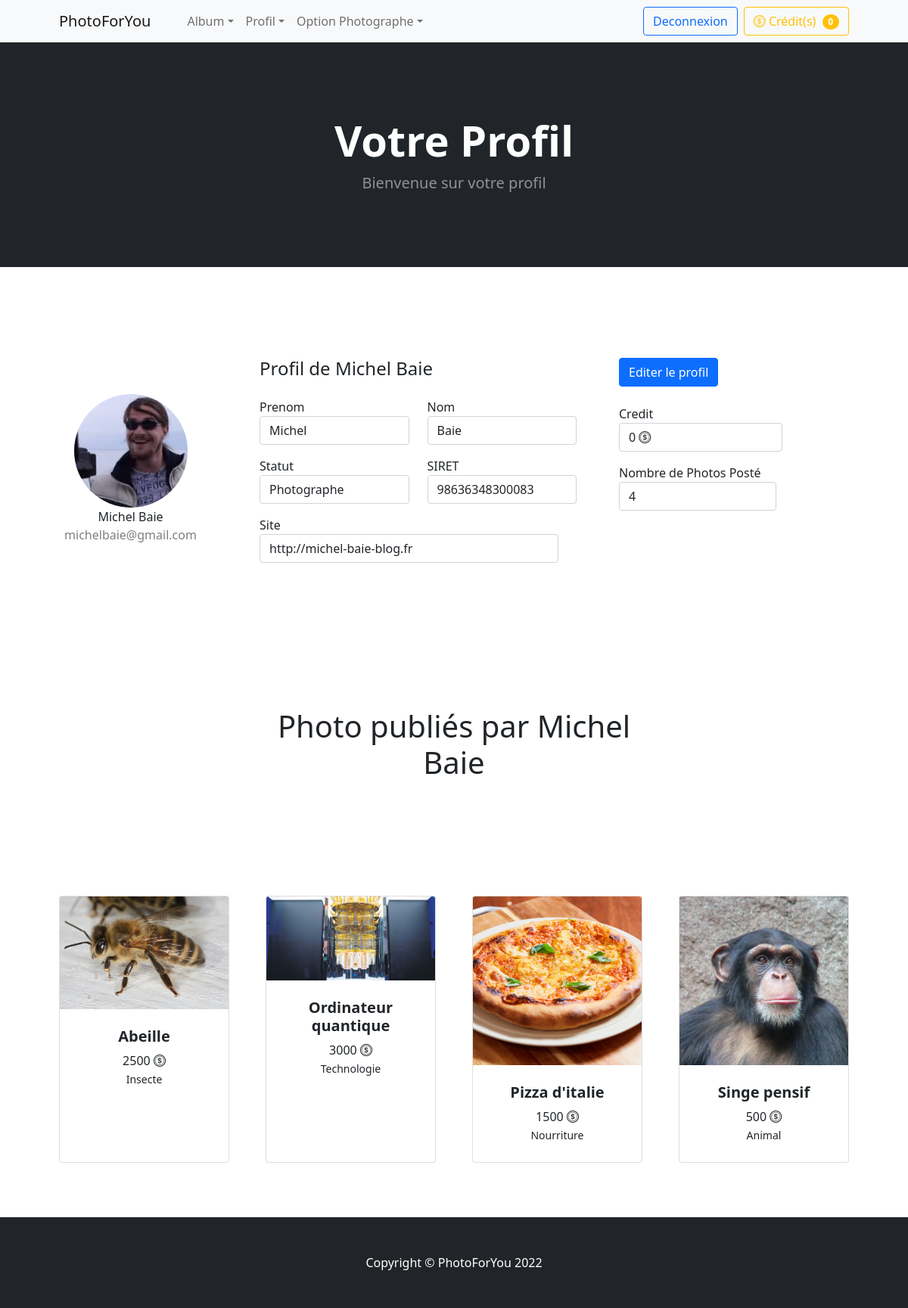
/voirProfil.php (signed in), run on the app's committed database.
### tables this page shows
CREATE TABLE IF NOT EXISTS `menu` (
  `idMenu` int NOT NULL,
  `nomMenu` varchar(45) DEFAULT NULL,
  `URL` varchar(100) DEFAULT NULL,
  `Habilitation` varchar(10) DEFAULT NULL,
  PRIMARY KEY (`idMenu`)
);

CREATE TABLE IF NOT EXISTS `photo` (
  `idPhoto` int NOT NULL AUTO_INCREMENT,
  `libellePhoto` varchar(45) NOT NULL,
  `photoLargeur` int NOT NULL,
  `photoLongueur` int NOT NULL,
  `nomImage` varchar(45) NOT NULL,
  `prix` int NOT NULL,
  `active` int NOT NULL DEFAULT '0',
  `datePub` datetime NOT NULL,
  `poids` float NOT NULL,
  `idUser` int NOT NULL,
  `idTags` int NOT NULL,
  PRIMARY KEY (`idPhoto`),
  KEY `idUser_idx` (`idUser`),
  KEY `idTags_idx` (`idTags`)
);

CREATE TABLE IF NOT EXISTS `tags` (
  `idTags` int NOT NULL AUTO_INCREMENT,
  `libelleTags` varchar(45) NOT NULL,
  `active` int NOT NULL,
  `idUser` int NOT NULL,
  PRIMARY KEY (`idTags`),
  KEY `iduser_idx` (`idUser`)
);

### voirProfil.php (the view, shortened to what this page needs)
<?php
    include('include/entete.inc.php');
    switch($_SESSION['type']) {
        case "photographe":  $categorie = "Photographe"; break;
    }
    $photo = $db->query('SELECT * FROM photo, users, tags WHERE users.idUser = photo.idUser AND tags.idTags = photo.idTags AND tags.active = 1 AND idPhoto NOT IN (SELECT idPhoto FROM acheter) AND photo.idUser="'.$_SESSION['id'].'" ORDER BY idPhoto DESC');
    $nombrephoto = $db->query('SELECT nombre_photo('.$_SESSION['id'].')');
    $nbr = $nombrephoto->fetch();
?>
<header class="bg-dark py-5">
    <div class="container px-4 px-lg-5 my-5">
        <div class="text-center text-white">
            <h1 class="display-4 fw-bolder">Votre Profil</h1>
            <p class="lead fw-normal text-white-50 mb-0">Bienvenue sur votre profil</p>
        </div>
    </div>
</header>
<br>
<div class="container rounded bg-white mt-5 mb-5">
    <div class="row">
        <div class="col-md-3 border-right">
            <div class="d-flex flex-column align-items-center text-center p-3 py-5">
                <?php echo "<img class='rounded-circle mt-5' width='150px' src='images/profil/".$_SESSION["photoUser"]."'>
                    <span class='font-weight-bold'>".htmlentities($_SESSION['prenom'])."\t".$_SESSION['nom']."</span>
                    <span class='text-black-50'>".htmlentities($_SESSION['email'])."</span>";
                ?>
            </div>
        </div>
        <div class="col-md-5 border-right">
            <div class="p-3 py-5">
                <div class="d-flex justify-content-between align-items-center mb-3">
                    <?php echo "<h4 class='text-right'>Profil de"."\t".$_SESSION['prenom']."\t".$_SESSION['nom']."</h4>"?>
                </div>
                <div class="row mt-2">
                    <div class="col-md-6"><label class="labels">Prenom</label><?php echo"<span class='form-control font-weight-bold'>"."\t".$_SESSION['prenom']."</span>";?></div>
                    <div class="col-md-6"><label class="labels">Nom</label><?php echo"<span class='form-control font-weight-bold'>"."\t".$_SESSION['nom']."</span>";?></div>
                </div>
                <div class="row mt-3">
                    <div class="col-md-6"><label class="labels">Statut</label><?php echo"<span class='form-control font-weight-bold'>"."\t".htmlentities($categorie)."</span>";?></div>
                    <?php
                        if($_SESSION['type']=="client") {
                            echo "<div class='col-md-6'><label class='labels'>Date de Naissance</label><span class='form-control font-weight-bold'>"."\t".htmlentities($_SESSION['dateNaiss'])."</span></div>";
                        } else if($_SESSION['type']=="photographe") {
                            echo "<div class='col-md-6'><label class='labels'>SIRET</label><span class='form-control font-weight-bold'>"."\t".htmlentities($_SESSION['siret'])."</span></div>";
                            if($_SESSION['siteUser']!='') {
                                echo "<div class='row mt-3'><div class='col-md-12'><label class='labels'>Site</label><span class='form-control font-weight-bold'>"."\t".htmlentities($_SESSION['siteUser'])."</span></div></div>";
                            }
                        }
                    ?>
                    </div>
                    </div>
                </div>
                <div class="col-md-4">
                    <div class="p-3 py-5">
                        <div class="d-flex justify-content-between align-items-center experience"><a class="btn btn-primary" href="editerProfil.php" role="button">Editer le profil</a></div><br>
                        <?php
                            if($_SESSION['type']!="admin") {
                                echo '<div class="col-md-8"><label class="labels">Credit</label><span class="form-control font-weight-bold">'.htmlentities($_SESSION['credit']).' <i class="bi bi-coin"></i></span></div>';
                            }
                            if($_SESSION['type']=="photographe") {
                                echo "<div class='row mt-3'><div class='col-md-8'><label class='label'>Nombre de Photos Posté</label><span class='form-control font-weight-bold'>".$nbr[0]."</span></div> </div></div>";
                            }
                        ?>
                    </div>
                </div>
            </div>
<?php
    if($_SESSION['type']=="photographe") {
?>
<section class="py-5 text-center container">
    <div class="row py-lg-5">
        <div class="col-lg-6 col-md-8 mx-auto">
            <h1 class="fw-light">Photo publiés par <?php echo $_SESSION['prenom']."\t".$_SESSION['nom']?></h1>
        </div>
    </div>
</section>
<div class='container px-4 px-lg-5 mt-5'>
    <div class='row gx-4 gx-lg-5 row-cols-2 row-cols-md-3 row-cols-xl-4 justify-content-center'>
    <?php
        foreach ($photo as $value) {
            echo"
            <div class='col mb-5'>
                <div class='card h-100'>
                <img class='card-img-top' src='images/photos/".htmlentities($value['nomImage'])."' alt='...'/>
                    <div class='card-body p-4'>
                        <div class='text-center'>
                            <h5 class='fw-bolder'>".$value["libellePhoto"]."</h5>
                            ".$value["prix"]." <i class='bi bi-coin'></i>
                            <br>
                            <small>".$value["libelleTags"]."</small>
                            <br>
                        </div>
                    </div>
                </div>
            </div>";
        };
    ?>
    </div>
</div>
<?php
    };
?>
<br>
<?php
    include('include/piedDePage.inc.php');
?>

### include/entete.inc.php (shortened to what this page needs)
<?php
    require_once('dbconnect.php');
    $db->setAttribute(PDO::ATTR_ERRMODE, PDO::ERRMODE_EXCEPTION);
?>
<!DOCTYPE html>
<html lang="fr">
    <head>
        <link rel="stylesheet" href="assets/css/bootstrap/css/bootstrap.min.css">
        <link rel="stylesheet" href="https://cdn.jsdelivr.net/npm/bootstrap-icons@1.8.1/font/bootstrap-icons.css">
    </head>
    <body>
        <?php
            switch ($_SESSION['type']) {
                case "photographe": $niveauHab = "%P%"; break;
            }
            $requete = "SELECT idMenu, nomMenu, URL FROM menu WHERE Habilitation LIKE '".$niveauHab."'";
            $instruction = $db->prepare($requete);
            $instruction->execute();
            $num = $instruction->fetchAll();
        ?>
        <nav class="navbar navbar-expand-lg navbar-light bg-light">
            <div class="container px-4 px-lg-5">
                <a class="navbar-brand" href=".">PhotoForYou</a>
                <div class="collapse navbar-collapse" id="navbarSupportedContent">
                    <ul class="navbar-nav me-auto mb-2 mb-lg-0 ms-lg-4">
                        <?php
                            foreach($num as $value) {
                                if (strlen($value['idMenu']) == 1) {
                                    echo '<li class="nav-item dropdown">'.PHP_EOL;
                                    echo '<a class="nav-link dropdown-toggle" id="navbarDropdown" href="'.$value['URL'].'" role="button" data-bs-toggle="dropdown" aria-expanded="false">'.$value['nomMenu'].'</a>'.PHP_EOL;
                                    echo "</li>";
                                }
                            }
                        ?>
                    </ul>
                    <div class="d-grid gap-2 d-md-flex justify-content-md-end">
                        <?php
                            if(!isset($_SESSION['login'])) {
                                echo '
                                <form class="d-flex">
                                    <button type="button" class="btn btn-outline-primary" data-bs-toggle="modal" data-bs-target="#modalConnexionInscription">
                                    S\'inscrire | Se connecter
                                    </button>
                                </form>
                                <div class="modal fade" tabindex="-1" role="dialog" id="modalConnexionInscription">
                                    <div class="modal-dialog modal-dialog-centered" role="document">
                                        <div class="modal-content rounded-5 shadow">
                                            <div class="modal-header p-5 pb-4 border-bottom-0">
                                                <h2 class="fw-bold mb-0">Connectez-vous</h2>
                                                <button type="button" class="btn-close" data-bs-dismiss="modal" aria-label="Close"></button>
                                            </div>
                                            <div class="modal-body p-5 pt-0">
                                                <a class="w-100 py-2 mb-2 btn btn-outline-primary rounded-4" href="connexion.php" role="button">Connexion</a>
                                                <hr class="my-4">
                                                <h2 class="fs-5 fw-bold mb-3">Ou Inscrivez-vous</h2>
                                                <a class="w-100 py-2 mb-2 btn btn-outline-dark rounded-4" href="formInscriptionClient.php" role="button">Inscription Client</a>
                                                <a class="w-100 py-2 mb-2 btn btn-outline-dark rounded-4" href="formInscriptionPhotographe.php" role="button">Inscription Photographe</a>
                                            </div>
                                        </div>
                                    </div>
                                </div>';
                            } else {
                                echo '
                                <form class="d-flex">
                                    <a class="btn btn-outline-primary" href="deconnexion.php" role="button">Deconnexion</a>
                                </form>';
                            }
                        ?>
                        <form class="d-flex">
                            <a class="btn btn-outline-warning" href="credit.php" role="button">
                                <i class='bi bi-coin'></i>
                                Crédit(s)
                                <span class="badge bg-warning text-white ms-1 rounded-pill"><?php if(!isset($_SESSION['login'])) {echo 0;} else {echo $_SESSION['credit'];} ?></span>
                            </a>
                        </form>
                    </div>
                </div>
            </div>
        </nav>

### data on the page
menu: nomMenu "Album"
menu: nomMenu "Profil"
menu: nomMenu "Option Photographe"
photo: nomImage (picture), libellePhoto "Abeille", prix "2500", idTags.libelleTags "Insecte"
photo: nomImage (picture), libellePhoto "Ordinateur quantique", prix "3000", idTags.libelleTags "Technologie"
photo: nomImage (picture), libellePhoto "Pizza d'italie", prix "1500", idTags.libelleTags "Nourriture"
photo: nomImage (picture), libellePhoto "Singe pensif", prix "500", idTags.libelleTags "Animal"

### other printed values
$_SESSION['credit'] "0"
$_SESSION['prenom'] "Michel"
$_SESSION['nom'] "Baie"
$_SESSION['email'] "michelbaie@gmail.com"
$categorie "Photographe"
$_SESSION['siret'] "98636348300083"
$_SESSION['siteUser'] "http://michel-baie-blog.fr"
$nbr[0] "4"
